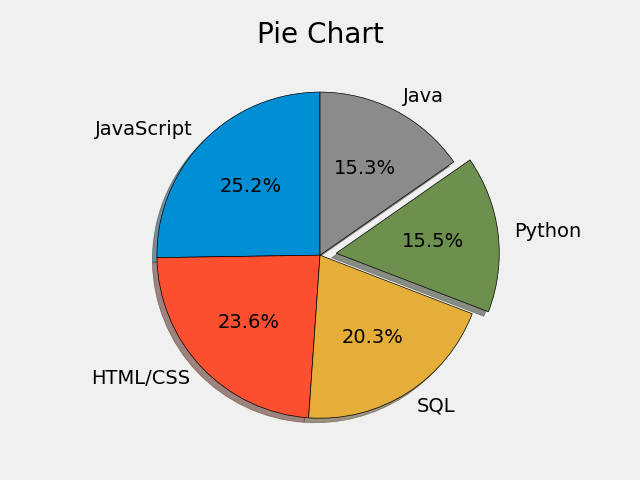

Write Python code to recreate this figure.
from matplotlib import pyplot as plt

plt.style.use('fivethirtyeight')

# slices = [120, 80, 30, 20]
# labels = ['Sixty', 'Fourty', 'Extra1', 'Extra2']
# colors = ['#008fd5', 'red', 'yellow', 'green']
#
# plt.pie(slices, labels=labels, colors = colors, wedgeprops={'edgecolor': 'black'})

#Pychart is better for less items <= 5/6

slices = [59219, 55466, 47544, 36443, 35917]
labels = ['JavaScript', 'HTML/CSS', 'SQL', 'Python', 'Java']
explode = [0, 0, 0, 0.1, 0] #how much away from radius 0.1 = 10%

plt.pie(slices, labels=labels, wedgeprops={'edgecolor': 'black'}, explode = explode, shadow=True, startangle=90, autopct='%1.1f%%')

plt.title('Pie Chart')
plt.tight_layout()
plt.savefig('3_PieCharts.png')
plt.show()